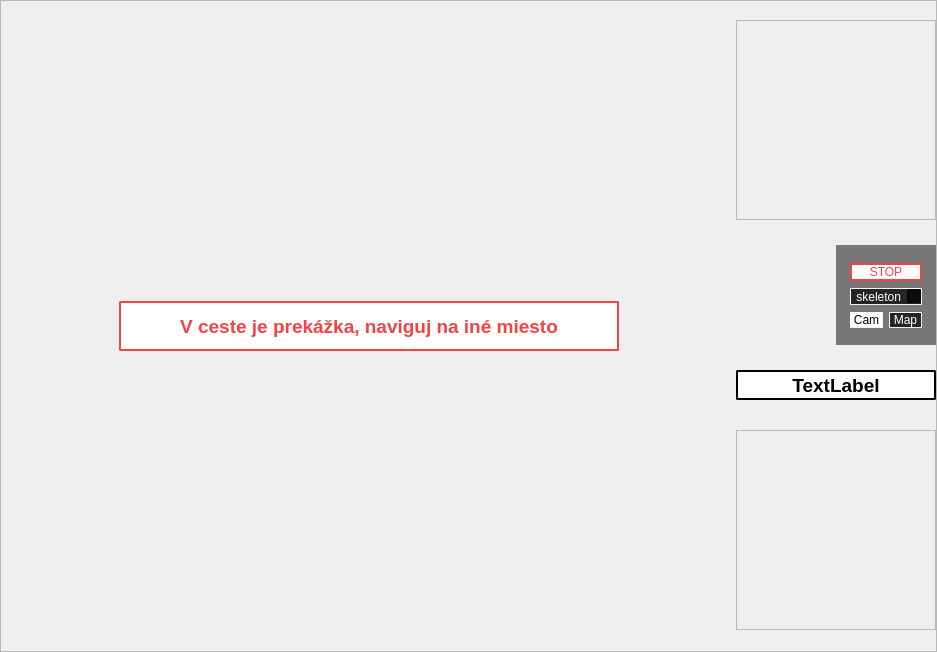
<?xml version="1.0" encoding="UTF-8"?>
<ui version="4.0">
 <class>MainWindow</class>
 <widget class="QMainWindow" name="MainWindow">
  <property name="geometry">
   <rect>
    <x>0</x>
    <y>0</y>
    <width>937</width>
    <height>652</height>
   </rect>
  </property>
  <property name="windowTitle">
   <string>MainWindow</string>
  </property>
  <widget class="QWidget" name="centralWidget">
   <layout class="QHBoxLayout" name="horizontalLayout_5">
    <property name="spacing">
     <number>0</number>
    </property>
    <property name="leftMargin">
     <number>0</number>
    </property>
    <property name="topMargin">
     <number>0</number>
    </property>
    <property name="rightMargin">
     <number>0</number>
    </property>
    <property name="bottomMargin">
     <number>0</number>
    </property>
    <item>
     <widget class="QFrame" name="frame1">
      <property name="sizePolicy">
       <sizepolicy hsizetype="Preferred" vsizetype="Preferred">
        <horstretch>60</horstretch>
        <verstretch>50</verstretch>
       </sizepolicy>
      </property>
      <property name="frameShape">
       <enum>QFrame::StyledPanel</enum>
      </property>
      <property name="frameShadow">
       <enum>QFrame::Raised</enum>
      </property>
      <layout class="QHBoxLayout" name="horizontalLayout_4" stretch="0,0,0,0">
       <property name="spacing">
        <number>0</number>
       </property>
       <property name="leftMargin">
        <number>0</number>
       </property>
       <property name="topMargin">
        <number>0</number>
       </property>
       <property name="rightMargin">
        <number>0</number>
       </property>
       <property name="bottomMargin">
        <number>0</number>
       </property>
       <item>
        <spacer name="horizontalSpacer_2">
         <property name="orientation">
          <enum>Qt::Horizontal</enum>
         </property>
         <property name="sizeHint" stdset="0">
          <size>
           <width>40</width>
           <height>20</height>
          </size>
         </property>
        </spacer>
       </item>
       <item>
        <widget class="QLabel" name="Warning_Prekazka_text">
         <property name="minimumSize">
          <size>
           <width>500</width>
           <height>0</height>
          </size>
         </property>
         <property name="maximumSize">
          <size>
           <width>500</width>
           <height>50</height>
          </size>
         </property>
         <property name="sizeIncrement">
          <size>
           <width>500</width>
           <height>0</height>
          </size>
         </property>
         <property name="font">
          <font>
           <pointsize>14</pointsize>
           <bold>true</bold>
          </font>
         </property>
         <property name="styleSheet">
          <string notr="true">color: #f54242;
background-color: #FFF;
border: 2px solid #f54242;
border-radius: 2px;</string>
         </property>
         <property name="text">
          <string>V ceste je prekážka, naviguj na iné miesto</string>
         </property>
         <property name="alignment">
          <set>Qt::AlignCenter</set>
         </property>
        </widget>
       </item>
       <item>
        <spacer name="horizontalSpacer">
         <property name="orientation">
          <enum>Qt::Horizontal</enum>
         </property>
         <property name="sizeHint" stdset="0">
          <size>
           <width>40</width>
           <height>20</height>
          </size>
         </property>
        </spacer>
       </item>
       <item>
        <layout class="QVBoxLayout" name="verticalLayout_4" stretch="0,0,0,0">
         <item>
          <widget class="QFrame" name="camWindow">
           <property name="maximumSize">
            <size>
             <width>200</width>
             <height>200</height>
            </size>
           </property>
           <property name="frameShape">
            <enum>QFrame::StyledPanel</enum>
           </property>
           <property name="frameShadow">
            <enum>QFrame::Raised</enum>
           </property>
          </widget>
         </item>
         <item>
          <widget class="QGroupBox" name="verticalGroupBox">
           <property name="minimumSize">
            <size>
             <width>50</width>
             <height>0</height>
            </size>
           </property>
           <property name="maximumSize">
            <size>
             <width>100</width>
             <height>100</height>
            </size>
           </property>
           <property name="layoutDirection">
            <enum>Qt::RightToLeft</enum>
           </property>
           <property name="styleSheet">
            <string notr="true">background-color:rgba(0, 0, 0, 0.5);</string>
           </property>
           <layout class="QVBoxLayout" name="verticalLayout">
            <item>
             <widget class="QPushButton" name="pushButton_12">
              <property name="styleSheet">
               <string notr="true">color: #f54242;
background-color: #FFF;
border: 2px solid #f54242;
border-radius: 2px;</string>
              </property>
              <property name="text">
               <string>STOP</string>
              </property>
             </widget>
            </item>
            <item>
             <widget class="QCheckBox" name="checkBox_skeleton">
              <property name="styleSheet">
               <string notr="true">color: white; 
background-color: rgba(0, 0, 0, 0.7); 
border-style: outset; 
border-width: 1px; 
border-color: beige</string>
              </property>
              <property name="text">
               <string>skeleton</string>
              </property>
             </widget>
            </item>
            <item>
             <layout class="QHBoxLayout" name="horizontalLayout_6">
              <item>
               <widget class="QPushButton" name="showMap">
                <property name="styleSheet">
                 <string notr="true">color: white; 
background-color: rgba(0, 0, 0, 0.7);
border-style: outset;
border-width: 1px;
border-color: beige;</string>
                </property>
                <property name="text">
                 <string>Map</string>
                </property>
               </widget>
              </item>
              <item>
               <widget class="QPushButton" name="showCam">
                <property name="styleSheet">
                 <string notr="true">color: black; 
background-color: white;
border-style: outset;
border-width: 1px;
border-color: beige;</string>
                </property>
                <property name="text">
                 <string>Cam</string>
                </property>
               </widget>
              </item>
             </layout>
            </item>
           </layout>
          </widget>
         </item>
         <item>
          <widget class="QWidget" name="widget" native="true">
           <property name="minimumSize">
            <size>
             <width>200</width>
             <height>30</height>
            </size>
           </property>
           <property name="maximumSize">
            <size>
             <width>220</width>
             <height>35</height>
            </size>
           </property>
           <widget class="QLabel" name="skeletonText">
            <property name="geometry">
             <rect>
              <x>0</x>
              <y>0</y>
              <width>200</width>
              <height>30</height>
             </rect>
            </property>
            <property name="minimumSize">
             <size>
              <width>200</width>
              <height>30</height>
             </size>
            </property>
            <property name="maximumSize">
             <size>
              <width>200</width>
              <height>30</height>
             </size>
            </property>
            <property name="font">
             <font>
              <pointsize>14</pointsize>
              <bold>true</bold>
             </font>
            </property>
            <property name="layoutDirection">
             <enum>Qt::LeftToRight</enum>
            </property>
            <property name="styleSheet">
             <string notr="true">color: #000;
background-color: #FFF;
border: 2px solid #000;
border-radius: 2px;</string>
            </property>
            <property name="text">
             <string>TextLabel</string>
            </property>
            <property name="alignment">
             <set>Qt::AlignCenter</set>
            </property>
           </widget>
          </widget>
         </item>
         <item>
          <widget class="QFrame" name="robotShowSensors">
           <property name="minimumSize">
            <size>
             <width>200</width>
             <height>200</height>
            </size>
           </property>
           <property name="maximumSize">
            <size>
             <width>200</width>
             <height>200</height>
            </size>
           </property>
           <property name="styleSheet">
            <string notr="true"/>
           </property>
           <property name="frameShape">
            <enum>QFrame::StyledPanel</enum>
           </property>
           <property name="frameShadow">
            <enum>QFrame::Raised</enum>
           </property>
          </widget>
         </item>
        </layout>
       </item>
      </layout>
     </widget>
    </item>
   </layout>
  </widget>
 </widget>
 <layoutdefault spacing="6" margin="11"/>
 <resources/>
 <connections/>
</ui>
